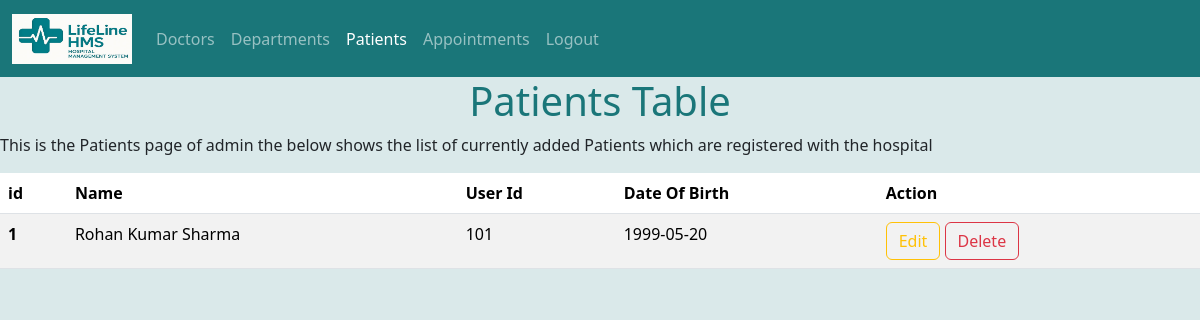
Page /SignedIn/admin/patients on the earlier database version.
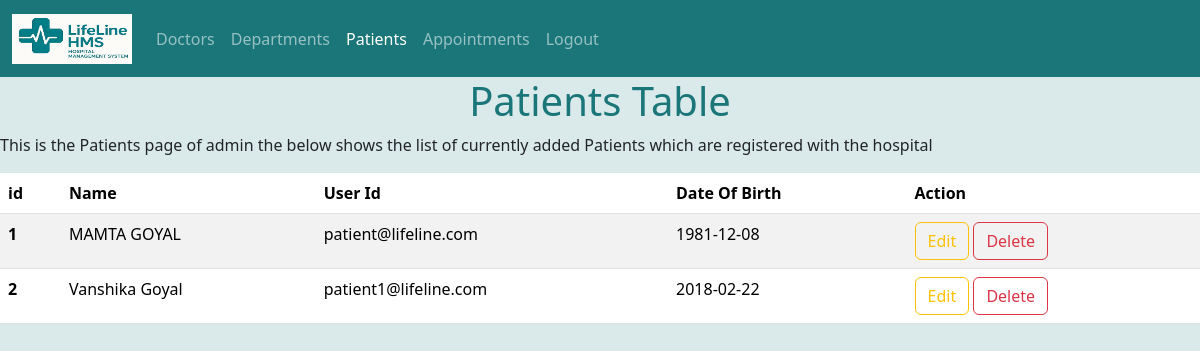
Same page on the later database version.
### app/models.py (models this page shows)
class Patient(db.Model):
    __tablename__ = "patients"
    id = db.Column(db.Integer, primary_key=True, autoincrement=True)
    user_id = db.Column(db.Text, db.ForeignKey("users.id", ondelete="CASCADE"), nullable=False, unique=True)
    First_name = db.Column(db.Text, nullable=False)
    Middle_name = db.Column(db.Text)
    Last_name = db.Column(db.Text)
    dob = db.Column(db.Date, nullable=False)
    gender = db.Column(db.Text, nullable=False)
    Mobile = db.Column(db.String(20), nullable=False)
    address = db.Column(db.Text)
    user = db.relationship("User", backref=db.backref("patient", uselist=False, cascade="all,delete"))
    appointments = db.relationship("Appointment", back_populates="patient", cascade="all,delete-orphan")

### app/app.py (the view)
@app.route('/SignedIn/admin/patients')
def patients():
    conn = sqlite3.connect('./instance/dev.db')
    c = conn.cursor()
    c.execute("SELECT * FROM patients")
    allpatients = c.fetchall()
    print(allpatients)
    conn.close()
    return render_template('SignedIn/patients.html', allpatients=allpatients)

### app/templates/SignedIn/patients.html (shortened to what this page needs)
<!doctype html>
<html lang="en">
  <head>
    <link href="https://cdn.jsdelivr.net/npm/bootstrap@5.3.8/dist/css/bootstrap.min.css" rel="stylesheet">
    <link rel="stylesheet" href="./style/style.css">
  </head>
  <body style="background-color:#dae9ea;">
    <nav class="navbar navbar-expand-lg navbar-dark" style="background-color: #1a7679;">
        <div class="container-fluid">
            <a class="navbar-brand" href="/SignedIn/admin/Doctors">
                <img src="../../static/logo.jpg" alt="Logo" width="120" height="50" class="d-inline-block align-text-top">
            </a>
            <div class="collapse navbar-collapse" id="navbarNavDropdown">
                <ul class="navbar-nav">
                    <li class="nav-item">
                        <a class="nav-link" aria-current="page" href="/SignedIn/admin/Doctors">Doctors</a>
                    </li>
                    <li class="nav-item">
                        <a class="nav-link" href="/SignedIn/admin/Departments">Departments</a>
                    </li>
                    <li class="nav-item">
                        <a class="nav-link active" href="/SignedIn/admin/patients">Patients</a>
                    </li>
                    <li class="nav-item">
                        <a class="nav-link" href="/SignedIn/admin/appointments">Appointments</a>
                    </li>
                    <li class="nav-item">
                        <a class="nav-link" href="/">Logout</a>
                    </li>
                </ul>
            </div>
        </div>
    </nav>
    <div>
      <h1 style="text-align: center; color: #1a7679;">Patients Table</h1>
      <p> This is the Patients page of admin the below shows the list of currently added Patients which are registered with the hospital</p>
    </div>
    <div class="table-responsive">
      <table class="table table-striped table-hover">
        <thead>
          <tr>
            <th scope="col">id</th>
            <th scope="col">Name</th>
            <th scope="col">User Id</th>
            <th scope="col">Date Of Birth</th>
            <th scope="col">Action</th>
          </tr>
        </thead>
        <tbody>
          {% for Patient in allpatients %}
            <tr>
              <th scope="row">{{Patient[0]}}</th>
              <td>{{Patient[2]}} {{Patient[3]}} {{Patient[4]}}</td>
              <td>{{Patient[1]}}</td>
              <td>{{Patient[5]}}</td>
              <td>
                <button type="button" class="btn btn-outline-warning"
                    data-bs-toggle="modal"
                    data-bs-target="#editModal"
                    data-id="{{ Patient[0] }}"
                    data-u-id="{{ Patient[1] }}"
                    data-fname="{{ Patient[2]|e }}"
                    data-mname="{{ Patient[3]|e }}"
                    data-lname="{{ Patient[4]|e }}"
                    data-dob="{{ Patient[5]|e }}"
                    data-gender="{{ Patient[6]|e }}"
                    data-mobile="{{ Patient[7]|e }}"
                    data-address="{{ Patient[8]|e }}"
                    >
                    Edit
                </button>
                <a class="btn btn-outline-danger" href="{{ url_for('user_delete', user_id=Patient[1]) }}">
                  Delete
                </a>
              </td>
            </tr>
          {% endfor %}
        </tbody>
      </table>
    </div>
  </body>
</html>

Differences in the rows shown:
changed Patient id 1: First_Name "Rohan" → "MAMTA"; Last_Name "Sharma" → "GOYAL"; user "101" → "patient@lifeline.com"; dob "1999-05-20" → "1981-12-08"; Middle_Name "Kumar" → (not shown)
added Patient: id "2", First_Name "Vanshika", Last_Name "Goyal", user "patient1@lifeline.com", dob "2018-02-22"
